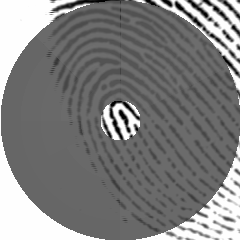
#> input picture unused/kkk.tif, 240 x 240 px
$ python Japan_gabor.py   (Python 2 division)
#> lines starting #> are read from the running program, lines starting #| are printed output that depends on the picture
#> further down, image is the input picture: shape (240, 240, 3); min 1, max 254, mean 127.1
# encoding: utf-8
# gabor.py
# 2012-3-8
# 2013-8-30 getGaborKernel
# Eiichiro Momma
import numpy as np
import cv2 as cv
import matplotlib.pyplot as plt


src_f = 0
kernel_size = 33
pos_sigma = 4
pos_lm = 10
pos_th = 0
pos_gam = 100
pos_psi = 90

def Process():
    sig = pos_sigma
    lm = pos_lm
    th = pos_th*np.pi/180.
    gm = pos_gam/100.
    ps = (pos_psi-180)*np.pi/180
    print 'kern_size=' + str(kernel_size) + ', sig=' + str(sig) + ', th=' + str(pos_th) + ', lm=' + str(lm) +', gm=' + str(gm) + ', ps=' + str(ps)
    kernel = cv.getGaborKernel((kernel_size,kernel_size),sig,th,lm,gm,ps)
    kernelimg = kernel/2.+0.5
    global src_f
    dest = cv.filter2D(src_f, -1, kernel)
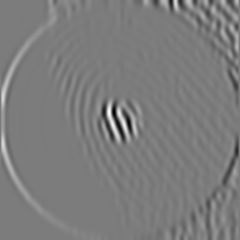
#> dest: shape (240, 240) float32; min -18.84, max 19.82, mean 0.0452; drawn with min black and max white
    rows, cols = dest.shape[:2]
#> rows = 240; cols = 240
    for i in range(rows):
        for j in range(cols):
            if dest[i][j] > 255:
                print dest[i][j]
    cv.imshow('Process window', dest)
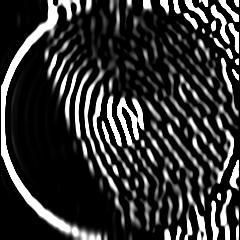
#> window 'Process window': shape (240, 240); min 0, max 255, mean 51.9
    cv.imshow('Kernel', cv.resize(kernelimg, (kernel_size*20,kernel_size*20)))
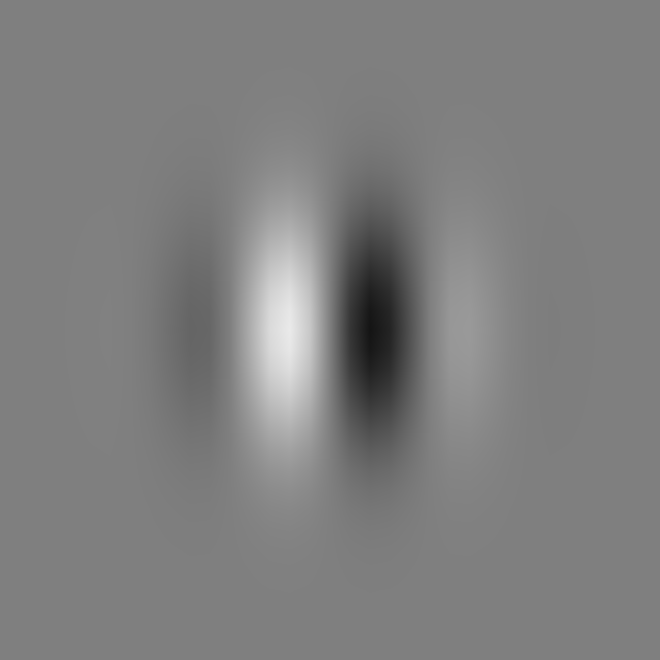
#> window 'Kernel': shape (660, 660) float64; min 0.0822, max 0.918, mean 0.5
    cv.imshow('Mag', np.power(dest,2))
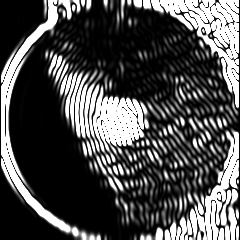
#> window 'Mag': shape (240, 240); min 0, max 255, mean 77.8

def cb_sigma(pos):
    global pos_sigma
    if pos > 0:
         pos_sigma = pos
    else:
        pos_sigma = 1
    Process()

def cb_lm(pos):
    global pos_lm
    pos_lm = pos
    Process()

def cb_th(pos):
    global pos_th
    pos_th = pos
    Process()

def cb_psi(pos):
    global pos_psi
    pos_psi = pos
    Process()

def cb_gam(pos):
    global pos_gam
    pos_gam = pos
    Process()

if __name__ == '__main__':
    image = cv.imread("kkk.tif")
    #cv.imshow('Src', image)

    src = cv.cvtColor(image, cv.COLOR_BGR2GRAY)
    #global src_f
    src_f = np.array(src, dtype=np.float32)
    src_f /= 255.
    if not kernel_size%2:
        kernel_size += 1


    cv.namedWindow('Process window',1)
    cv.createTrackbar('Sigma','Process window',pos_sigma,kernel_size/2,cb_sigma)
    cv.createTrackbar('Lambda', 'Process window', pos_lm, kernel_size-2, cb_lm)
    cv.createTrackbar('Theta', 'Process window', pos_th, 360, cb_th)
    cv.createTrackbar('gamma', 'Process window', pos_gam, 300, cb_gam)
    cv.createTrackbar('Psi', 'Process window', pos_psi, 360, cb_psi)
    Process()
    cv.waitKey(0)
    cv.destroyAllWindows()

$ run again, with unused/111.tif copied over unused/kkk.tif
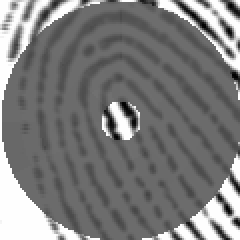
#> input picture unused/111.tif, 120 x 120 px (shown 2 times larger)
#> image is the input picture: shape (120, 120, 3); min 1, max 254, mean 122.9
#> in Process, `cv.imshow('Process window', dest)`:
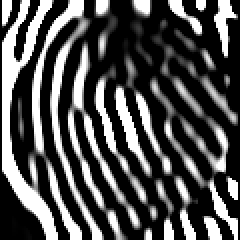
#> window 'Process window': shape (120, 120) (shown 2 times larger); min 0, max 255, mean 81.7
#> in Process, `cv.imshow('Mag', np.power(dest,2))`:
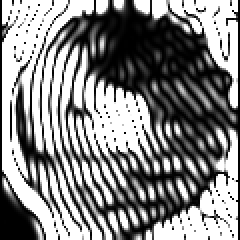
#> window 'Mag': shape (120, 120) (shown 2 times larger); min 0, max 255, mean 136.1
